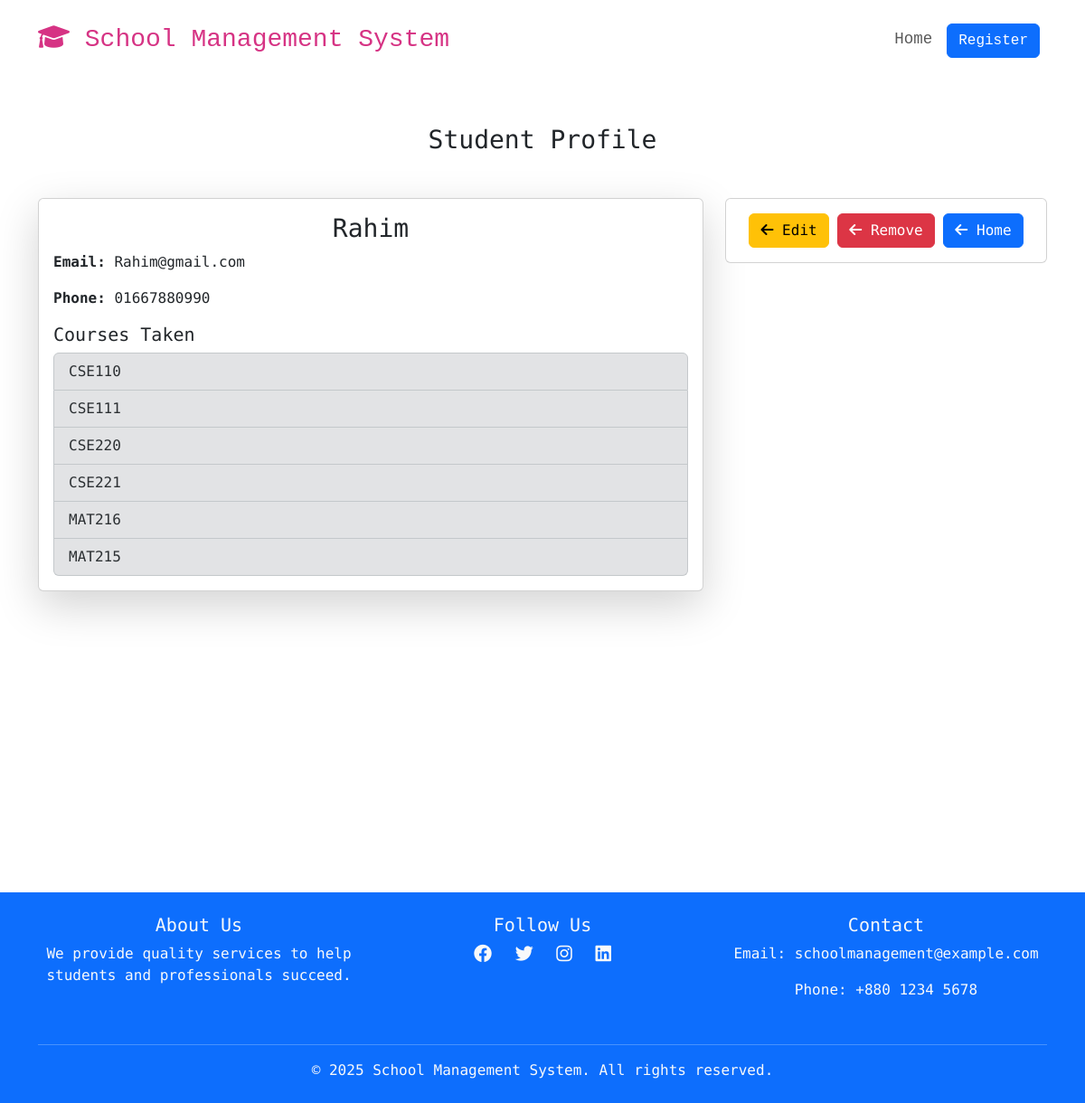
The page /profile/1 on the database as committed earlier.
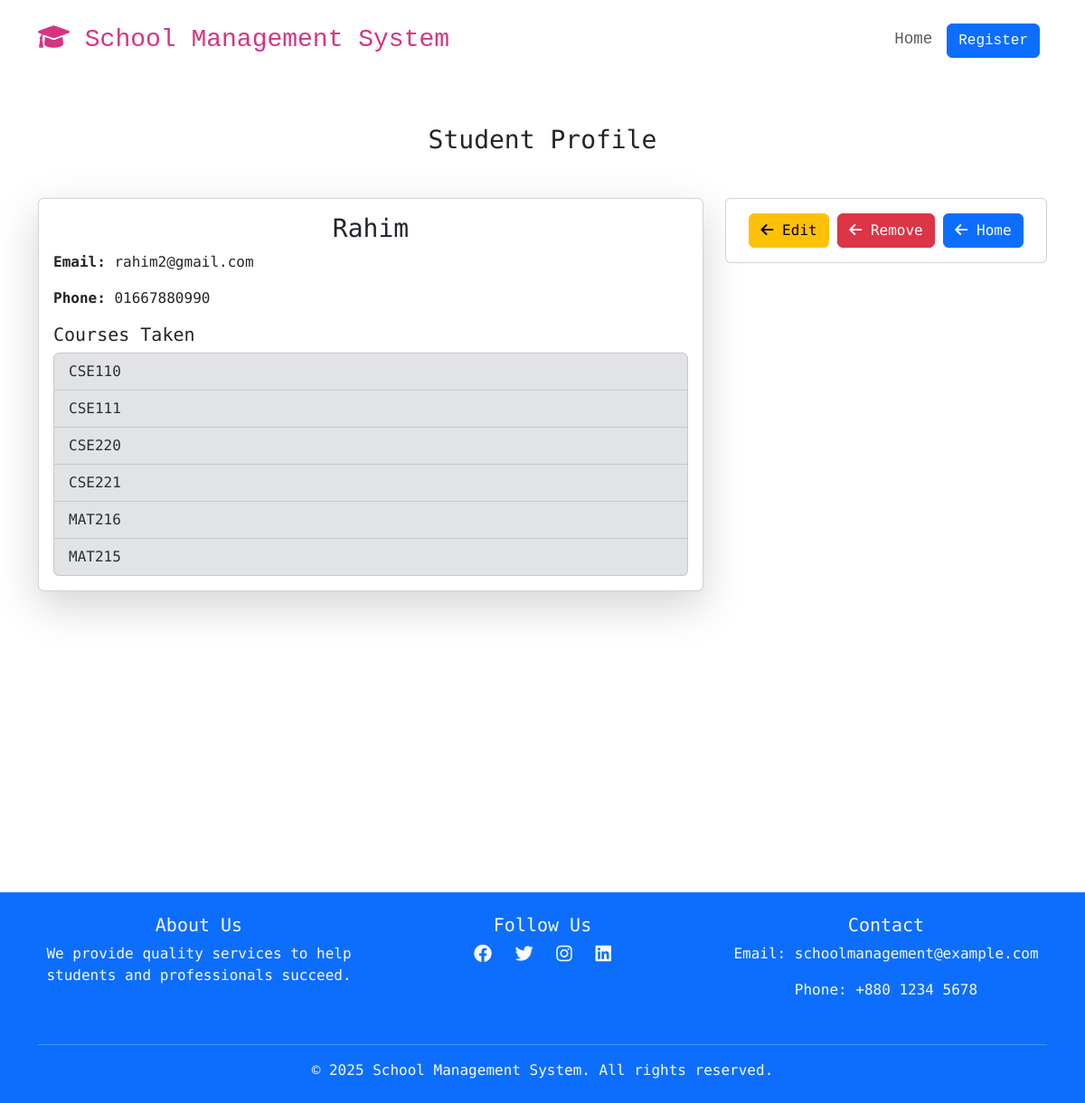
The same page on the database as committed later.
### student/models.py (models this page shows, shortened)
class Student(models.Model):
    name = models.CharField(max_length=100)
    email=models.EmailField()
    phone=models.CharField(max_length=15)
    coursesTaken=models.ManyToManyField(Course)

### student/views.py (the view)
# urls.py: path('profile/<int:id>', views.studentProfile, name='student_profile'),
def studentProfile(request, id):
    student = Student.objects.get(id=id)
    return render(request, 'student/studentProfile.html', {'student': student})

### student/templates/student/studentProfile.html (shortened to what this page needs)
{% extends 'base.html' %}
{% load static %}
{% block css%}<link rel="stylesheet" href="{% static 'student/css/style.css' %}">{% endblock %}
{% block body %}
    <h3 class="text-center mt-5">Student Profile</h3>
    <div class="container mt-5" style="height: 90vh; width: 100%;">
        <div class="row">
            <div class="col-md-8">
                <div class="card shadow-lg">
                    <div class="card-body">
                        <h3 class="card-title text-center">{{ student.name }}</h3>
                        <p class="card-text"><strong>Email:</strong> {{ student.email }}</p>
                        <p class="card-text"><strong>Phone:</strong> {{ student.phone }}</p>
                        <h5 class="card-title">Courses Taken</h5>
                        <ul class="list-group">
                            {% for course in student.coursesTaken.all %}
                                <li class="list-group-item list-group-item-secondary">{{ course.name }}</li>
                            {% endfor %}
                        </ul>
                    </div>
                </div>
            </div>
            <div class="col-md-4">
                <div class="card d-flex justify-content-center align-items-center">
                    <div class="card-body">
                        <a href="{% url 'student_update' student.id %}" class="btn btn-warning">
                            <i class="fas fa-arrow-left"></i> Edit
                        </a>
                        <a href="{% url 'student_delete' student.id %}" class="btn btn-danger">
                            <i class="fas fa-arrow-left"></i> Remove
                        </a>
                        <a href="{% url 'home' %}" class="btn btn-primary btn">
                            <i class="fas fa-arrow-left"></i> Home
                        </a>
                    </div>
                </div>
            </div>
        </div>
    </div>
{% endblock %}

Rows that differ between the two databases and show on the page:
changed Student "Rahim": email "Rahim@gmail.com" → "rahim2@gmail.com"
